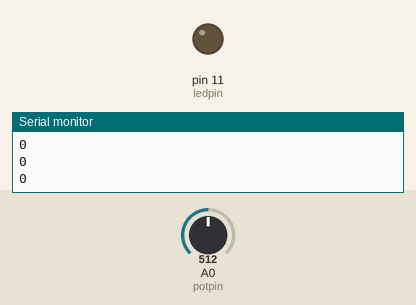
A sketch run on a simulated Arduino Uno, built with avr-gcc and run on an emulated ATmega328P. Shown: output pins drawn as LEDs (lit = HIGH), the last lines printed to the serial monitor. The inputs (shaded band) are chosen by the test bench; at power-on: A0 (potpin) = 512.

Above: at 1.2 s.
1.3 s: A0 (potpin) set to 306
At 2.1 s:
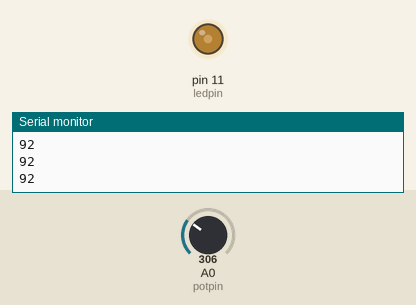
2.8 s: A0 (potpin) set to 122
At 3.3 s:
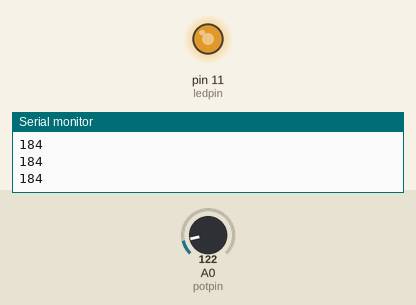
4.3 s: A0 (potpin) set to 0
At 4.7 s:
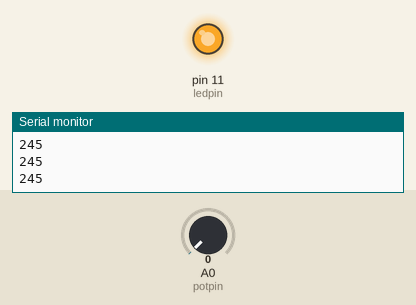
Timing chart, 0 to 7.3 s (numbered marks = the images above; inputs shaded):
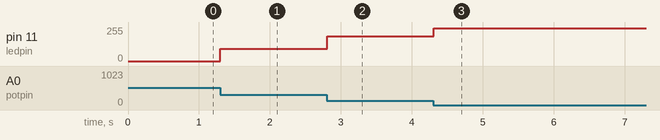

The sketch:

code11.ino
```cpp
int potpin=0;//Setting the analog port A0
int ledpin=11;//Set the digital port 11, which is later used as the PWM output
int val=0;//Declare variable val
void setup()
{
	pinMode(ledpin,OUTPUT);//Set the number 11 as the output mode
	Serial.begin(9600);//Set the baud rate to be 9600
}
void loop()
{
	val=analogRead(potpin);//Read the analog voltage value of A0 and assign it to val
	val = 245- val/2;
        if(val < 0)
          val = 0;
	Serial.println(val);
	analogWrite(ledpin,val);// PWM output driver LED
	delay(100);
}
```

Measured:
- after the input at 1.3 s, pin 11 (ledpin): 0/255 → 92/255 at once
- after the input at 2.8 s, pin 11 (ledpin): 92/255 → 184/255 at once
- after the input at 4.3 s, pin 11 (ledpin): 184/255 → 245/255 at once
